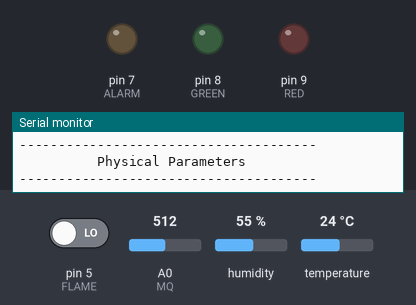
Bench run of a sketch on a simulated Arduino Uno, built with avr-gcc and run on an emulated ATmega328P. Shown: output pins drawn as LEDs (lit = HIGH), the last lines printed to the serial monitor. The test bench sets the inputs (shaded band); at power-on: pin 5 (FLAME) LOW, A0 (MQ) = 512, humidity 55 %, temperature 24 °C.

Above: at 1.2 s.
1.3 s: pin 5 (FLAME) driven HIGH
At 7.5 s:
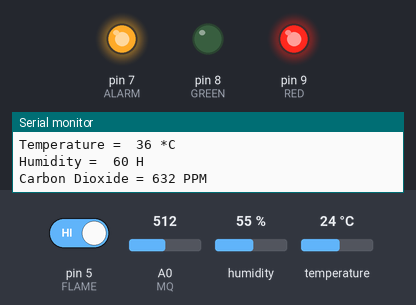
7.8 s: pin 5 (FLAME) driven LOW
At 11.58 s:
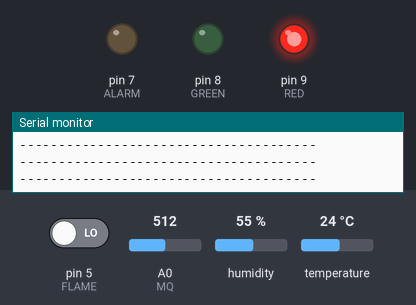
At 12.4 s:
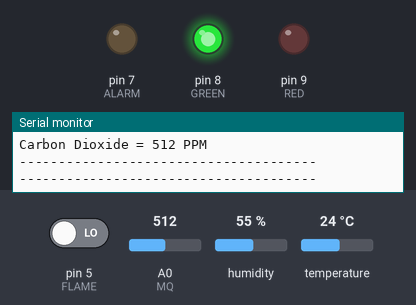
Timing chart, 0 to 13.9 s (numbered marks = the images above; inputs shaded):
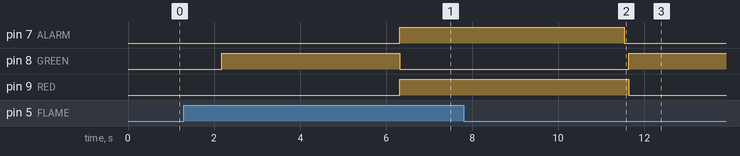

Measured:
- after the input at 1.3 s, pin 7 (ALARM), pin 9 (RED): LOW → HIGH after 5.0 s
- after the input at 7.8 s, pin 7 (ALARM): HIGH → LOW after 3.7 s; pin 8 (GREEN): LOW → HIGH after 3.8 s; pin 9 (RED): HIGH → LOW after 3.8 s

The sketch:

final1.ino
```cpp
#include <SimpleDHT.h>

#define FLAME 5
#define ALARM 7
#define RED 9
#define GREEN 8
#define MQ A0
#define DHT  2

SimpleDHT11 dht11(DHT);

void setup()
{
  Serial.begin(9600);

  Serial.print("\n--------------------------------------\n");
  Serial.print("          Physical Parameters         ");
  Serial.print("\n--------------------------------------\n");

  pinMode(MQ, INPUT);
  pinMode(FLAME,INPUT);
  pinMode(DHT,INPUT);

  pinMode(ALARM, OUTPUT);
  pinMode(GREEN,OUTPUT);
  pinMode(RED,OUTPUT);


}

void loop()
{
  //flame input
  int fire = digitalRead(FLAME);

  //dht input
  byte temperature = 0;
  byte humidity = 0;
  int err = SimpleDHTErrSuccess;
  if ((err = dht11.read(&temperature, &humidity, NULL)) != SimpleDHTErrSuccess)
  {
    Serial.print("\nERROR reading the input for DHT\nRead DHT11 failed, err=");
    Serial.print(SimpleDHTErrCode(err));
    Serial.print(",");
    Serial.println(SimpleDHTErrDuration(err));
    delay(1000);
    return;
    }

  //co2 input
  int co2 = 0;
  for (int i = 0; i<10 ; i++)
  {
    co2+=analogRead(A0);
    delay(200);
  }
  co2/=10;
  //co2-=55;

  //output
  if (fire==HIGH)
  {
    Serial.print("\n--------------------------------------\n");
    Serial.print("\tFIRE FIRE FIRE\n");
    Serial.print("--------------------------------------\n");
    digitalWrite(RED, HIGH);
    digitalWrite(GREEN, LOW);
    digitalWrite(ALARM,HIGH);
    //level1
    //if (co2>550)
    {
      Serial.print("Fire Intensity = Level 1\n");
      Serial.print("Temperature =  ");
      //temperature+=5;
      Serial.print((int)(temperature+5));
      Serial.print(" *C\n");
      Serial.print("Humidity =  ");
      //humidity+=2;
      Serial.print((int)(humidity+2));
      Serial.print(" H\n");
      Serial.print("Carbon Dioxide = ");
      Serial.print((co2+70));
      Serial.print(" PPM\n\n");
      //sms
    }
    //level2
    if( co2>500)
    {
      delay(1000);
      Serial.print("Fire Intensity = Level 2\n");
      Serial.print("Temperature =  ");
      Serial.print((int)(temperature+12));
      Serial.print(" *C\n");
      Serial.print("Humidity =  ");
      Serial.print((int)(humidity+5));
      Serial.print(" H\n");
      Serial.print("Carbon Dioxide = ");
      Serial.print((co2+120));
      Serial.print(" PPM\n\n");
      //sms
    }
  //level3
    if( co2>650)
    {
      delay(3000);
      Serial.print("Fire Intensity = Level 3\n");
      Serial.print("Temperature =  ");
      Serial.print((int)(temperature+22));
      Serial.print(" *C\n");
      Serial.print("Humidity =  ");
      Serial.print((int)(humidity+10));
      Serial.print(" H\n");
      Serial.print("Carbon Dioxide = ");
      Serial.print((co2+180));
      Serial.print(" PPM\n\n");
      //sms
    }
  }
  else
  {
     digitalWrite(ALARM,LOW);
     Serial.print("\n--------------------------------------\n");
     Serial.println("\tSAFE SAFE SAFE");
     Serial.print("--------------------------------------\n");
     Serial.print("Temperature =  ");
     Serial.print((int)temperature);
     Serial.print(" *C\n");
     Serial.print("Humidity =  ");
     Serial.print((int)humidity);
     Serial.print(" H\n");
     Serial.print("Carbon Dioxide = ");
     Serial.print(co2);
     Serial.print(" PPM\n\n");
     digitalWrite(GREEN, HIGH);
     digitalWrite(RED, LOW);
   }
   Serial.print("--------------------------------------\n");
   Serial.print("--------------------------------------\n");
  delay(2000);
}
```
